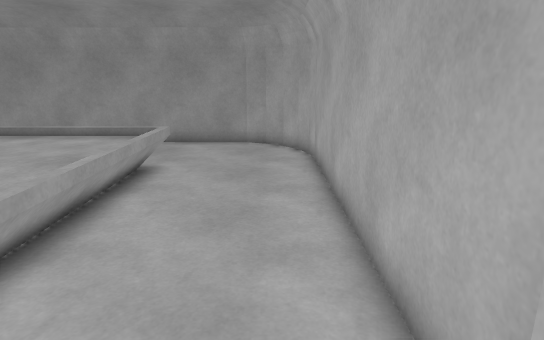
View 1 (above)

15 first-person views from a walk through a Unity game level. The camera is 1.5 m above the floor, tilts 14° down and sees 75° across. The floor is counted in squares, 0.5 m on a side. Each view is taken from the middle of a square. On the plan, view 1 faces up. The plan holds only what a view shows up to about 20 squares ahead; the rest is blank.

View 2
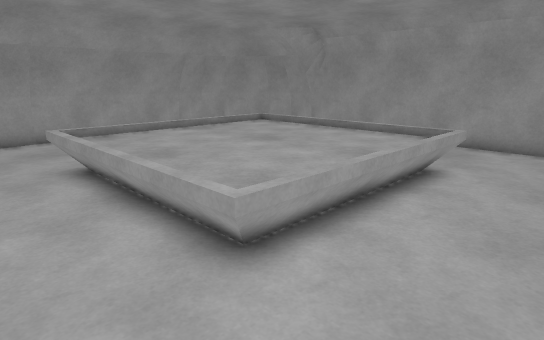

View 3
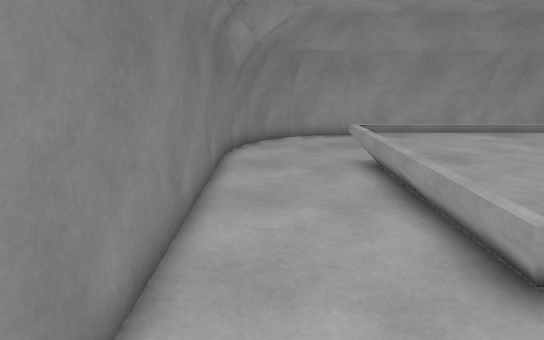

View 4
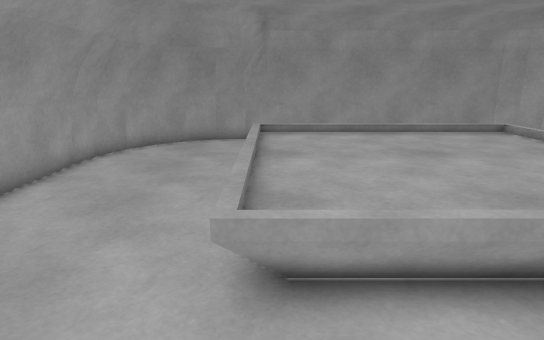

View 5
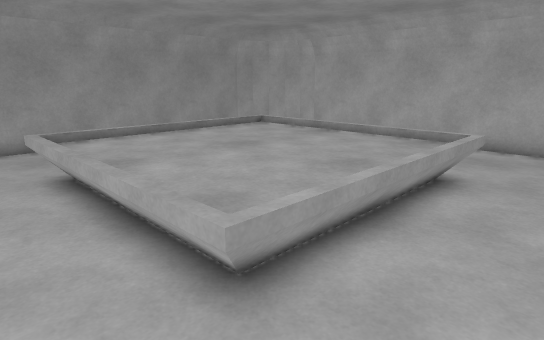

View 6
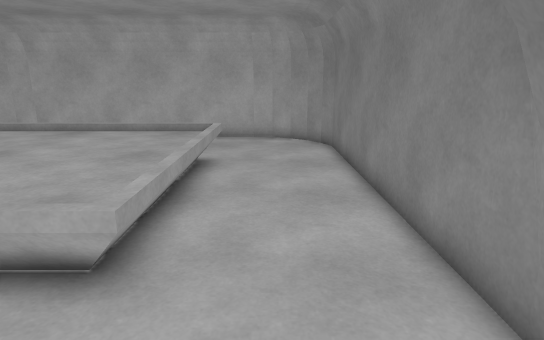

View 7
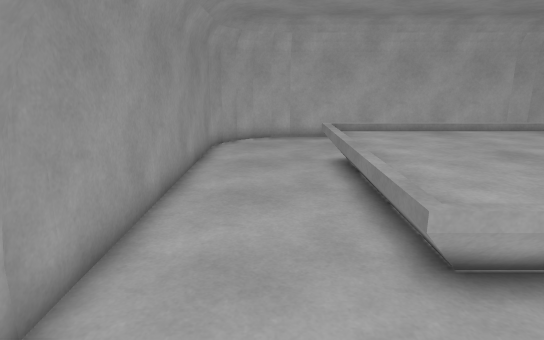

View 8
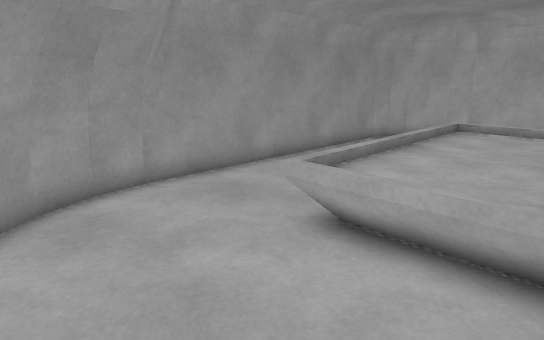

View 9
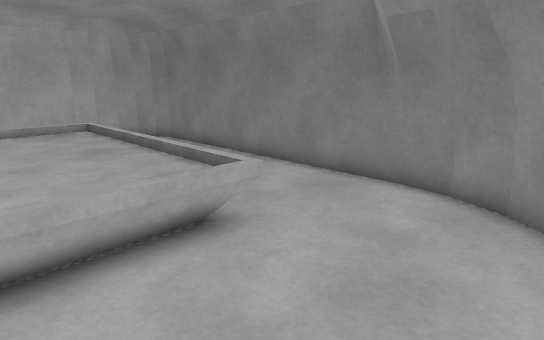

View 10
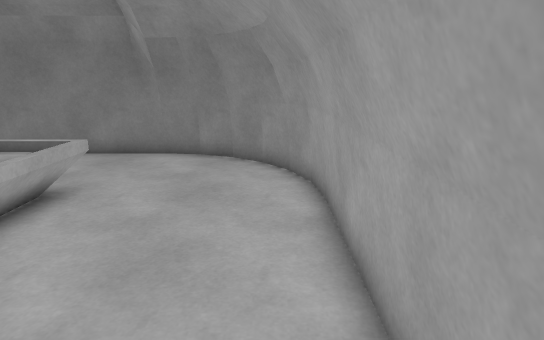

View 11
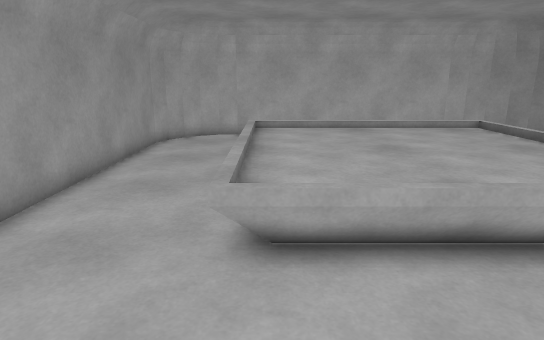

View 12
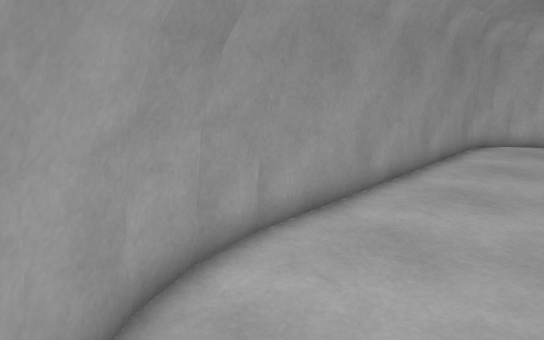

View 13
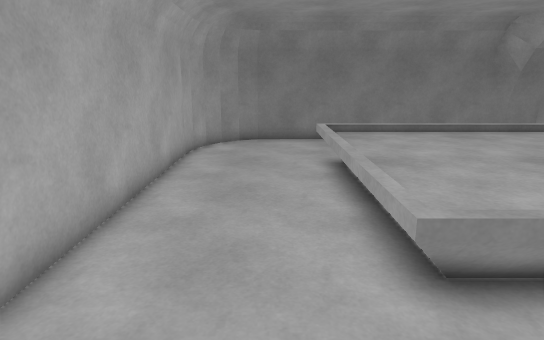

View 14
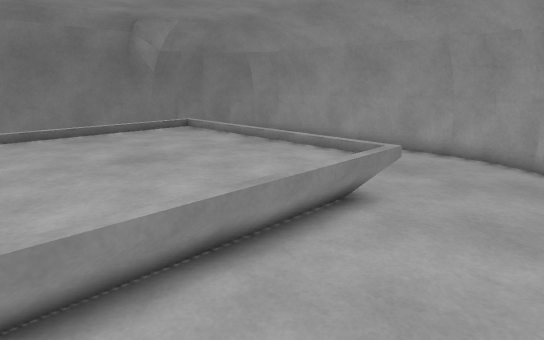

View 15
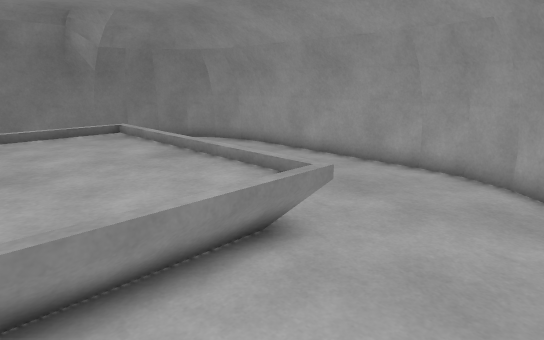

### Floor plan
Key: @ floor where view 1 was taken; # wall or solid block; . main floor; : floor 0.5 m higher than the main floor; O other object.
Columns run from 20 left of view 1 to 2 right of it. Each row starts with its distance up from view 1.
 18     #################
 17   ####..............##
 16  ###.................#
 15 ##...................##
 14 ##....................#
 13 #.....OOOOOOOOOOO.....#
 12 #.....OO::::::::O.....#
 11 #.....OO       :O.....#
 10 #.....OO       :O.....#
  9 #.....OO       :O.....#
  8 #.....OO       :O.....#
  7 #.....OO       :O.....#
  6 #.....OO       :O.....#
  5 #.....OO       :O.....#
  4 #.....OO::::::::O.....#
  3 #.....OOOOOOOOOOO.....#
  2 ##....................#
  1 ##...................##
  0  ###................@#
 -1   ####..............##
 -2     #################

Where each view was taken, in squares from view 1:
view 1: 0 up, 0 right, facing up
view 2: 0 up, 0 right, facing up-left
view 3: 0 up, 0 right, facing left
view 4: 1 down, 13 left, facing up
view 5: 0 up, 16 left, facing up-right
view 6: 1 up, 18 left, facing right
view 7: 15 up, 18 left, facing right
view 8: 8 up, 19 left, facing up-right
view 9: 8 up, 19 left, facing down-right
view 10: 13 up, 19 left, facing down
view 11: 12 up, 19 left, facing right
view 12: 13 up, 19 left, facing up-right
view 13: 17 up, 2 left, facing down
view 14: 17 up, 5 left, facing down-left
view 15: 17 up, 8 left, facing down-left
